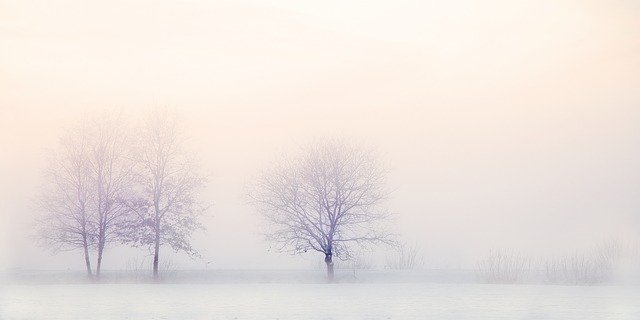
#> input picture test.jpg, 640 x 320 px; its folder holds only this picture in this run
$ python -i image_util.py   (imports and definitions only)   (older library calls are emulated)
#> lines starting #> are read from the running program, lines starting #| are printed output that depends on the picture
from itertools import chain, cycle, islice
from math import ceil, floor, isinf, isnan, log10
from pathlib import PurePath
from random import shuffle
from typing import List, Tuple

import cv2
import noise
import numpy as np
from PIL import Image
import scipy.stats

import file_utils


# [13 lines left out: function adjust_gamma, not called in this run]


def clahe(image, tile_size=(2, 2)):
    """Applies CLAHE equalization to input image. Works on both float and uint8
    images. Works on color images by converting to Lab space and treating the L
    channel as grayscale.
    """
#> called with tile_size = (2, 2)
    is_float = np.issubdtype(image.dtype, np.floating)
#> is_float = False
    if is_float:
        image = float_to_uint8(image)

    is_rgb = image.shape[-1] == 3
#> is_rgb = True
    clahe = cv2.createCLAHE(clipLimit=2.0, tileGridSize=tile_size)
    if is_rgb:
        image = cv2.cvtColor(image, cv2.COLOR_RGB2LAB)
#> image: shape (320, 640, 3); mean of channels 0, 1, 2 231.6, 130.2, 131
        image[..., 0] = clahe.apply(image[..., 0])
#> image: shape (320, 640, 3); mean of channels 0, 1, 2 214.5, 130.2, 131
        image = cv2.cvtColor(image, cv2.COLOR_LAB2RGB)
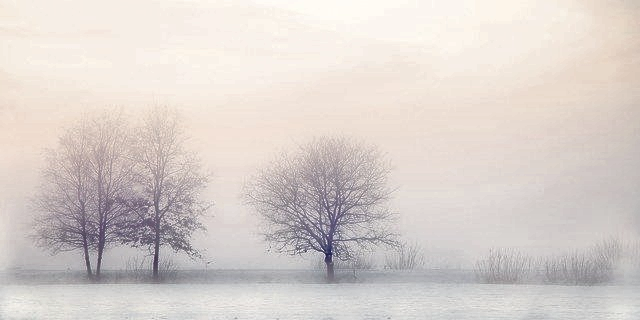
#> image: shape (320, 640, 3); mean R, G, B 217, 208.8, 204.6
    else:
        image = clahe.apply(image)

    if is_float:
        image = uint8_to_float(image)
    return image


# [556 lines left out: functions consensus, float_to_uint8, generate_circular_fov_mask, generate_noise, get_center, gray2rgb and 22 more, not called in this run]

>>> import cv2
>>> picture = cv2.cvtColor(cv2.imread('test.jpg'), cv2.COLOR_BGR2RGB)
>>> result = clahe(picture)
